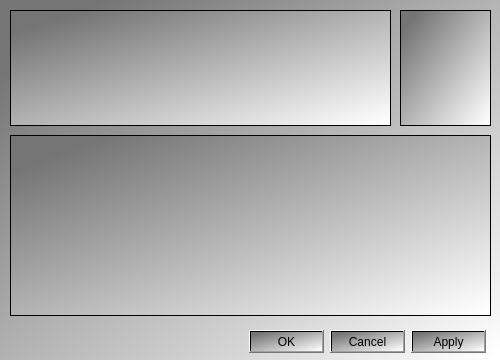
<?xml version="1.0" encoding="UTF-8"?>
<ui version="4.0">
 <class>Dialog_FluidSynthSelectProgram</class>
 <widget class="QDialog" name="Dialog_FluidSynthSelectProgram">
  <property name="windowModality">
   <enum>Qt::ApplicationModal</enum>
  </property>
  <property name="geometry">
   <rect>
    <x>0</x>
    <y>0</y>
    <width>500</width>
    <height>360</height>
   </rect>
  </property>
  <property name="font">
   <font>
    <pointsize>11</pointsize>
   </font>
  </property>
  <property name="windowTitle">
   <string>Select Fluid Synth Program</string>
  </property>
  <property name="windowOpacity">
   <double>1.000000000000000</double>
  </property>
  <property name="toolTip">
   <string>&lt;html&gt;&lt;head/&gt;&lt;body&gt;&lt;p&gt;&lt;span style=&quot; color:#0055ff;&quot;&gt;Select Fluid Synth Prorams&lt;/span&gt;&lt;/p&gt;&lt;/body&gt;&lt;/html&gt;</string>
  </property>
  <property name="styleSheet">
   <string notr="true">background-color: qlineargradient(spread:pad, x1:0.0795909, y1:0.119, x2:0.983, y2:0.998455, stop:0 rgba(117, 117, 117, 255), stop:1 rgba(255, 255, 255, 255));
border-color: rgb(0, 0, 0);</string>
  </property>
  <widget class="QScrollArea" name="scrollArea_dialogFluidSelectProgram_soundfonts">
   <property name="geometry">
    <rect>
     <x>10</x>
     <y>10</y>
     <width>381</width>
     <height>116</height>
    </rect>
   </property>
   <property name="widgetResizable">
    <bool>true</bool>
   </property>
   <widget class="QWidget" name="scrollAreaWidgetContents_2">
    <property name="geometry">
     <rect>
      <x>0</x>
      <y>0</y>
      <width>379</width>
      <height>114</height>
     </rect>
    </property>
   </widget>
  </widget>
  <widget class="QScrollArea" name="scrollArea_dialogFluidSelectProgram_banks">
   <property name="geometry">
    <rect>
     <x>400</x>
     <y>10</y>
     <width>91</width>
     <height>116</height>
    </rect>
   </property>
   <property name="widgetResizable">
    <bool>true</bool>
   </property>
   <widget class="QWidget" name="scrollAreaWidgetContents">
    <property name="geometry">
     <rect>
      <x>0</x>
      <y>0</y>
      <width>89</width>
      <height>114</height>
     </rect>
    </property>
   </widget>
  </widget>
  <widget class="QScrollArea" name="scrollArea_dialogFluidSelectProgram_presets">
   <property name="geometry">
    <rect>
     <x>10</x>
     <y>135</y>
     <width>481</width>
     <height>181</height>
    </rect>
   </property>
   <property name="widgetResizable">
    <bool>true</bool>
   </property>
   <widget class="QWidget" name="scrollAreaWidgetContents_3">
    <property name="geometry">
     <rect>
      <x>0</x>
      <y>0</y>
      <width>479</width>
      <height>179</height>
     </rect>
    </property>
   </widget>
  </widget>
  <widget class="QDialogButtonBox" name="buttonBox_dialog_selectProgram">
   <property name="geometry">
    <rect>
     <x>240</x>
     <y>330</y>
     <width>246</width>
     <height>23</height>
    </rect>
   </property>
   <property name="standardButtons">
    <set>QDialogButtonBox::Apply|QDialogButtonBox::Cancel|QDialogButtonBox::Ok</set>
   </property>
  </widget>
 </widget>
 <resources/>
 <connections/>
</ui>
